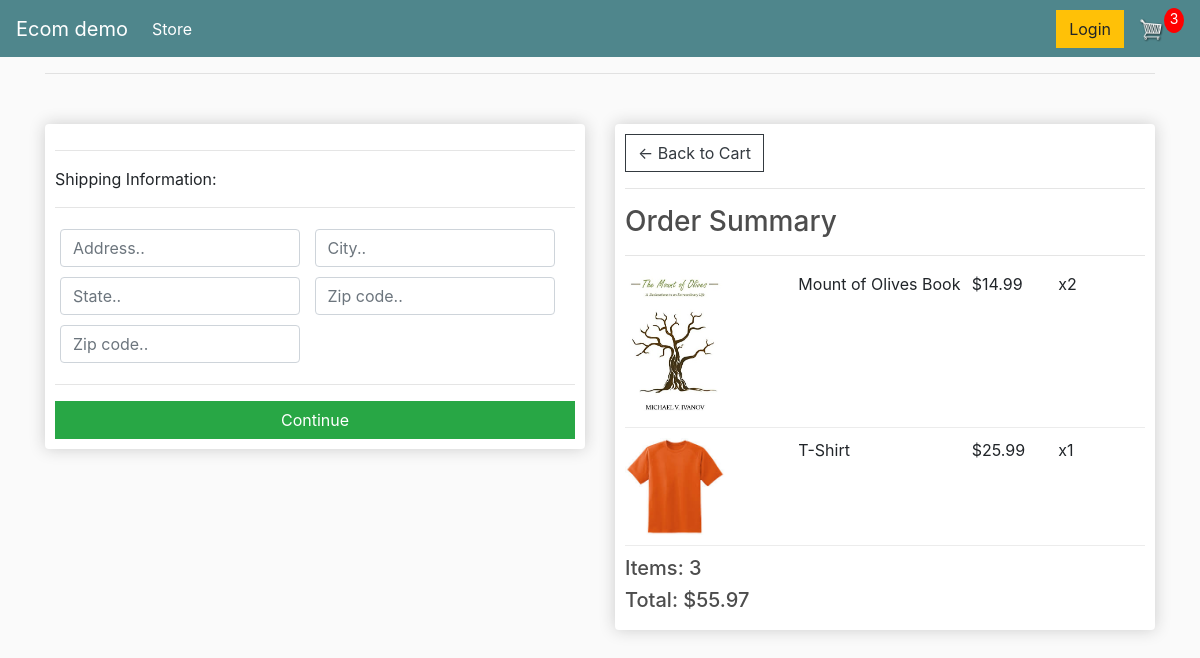
/checkout/ (signed in), run on an earlier commit of the app's database.
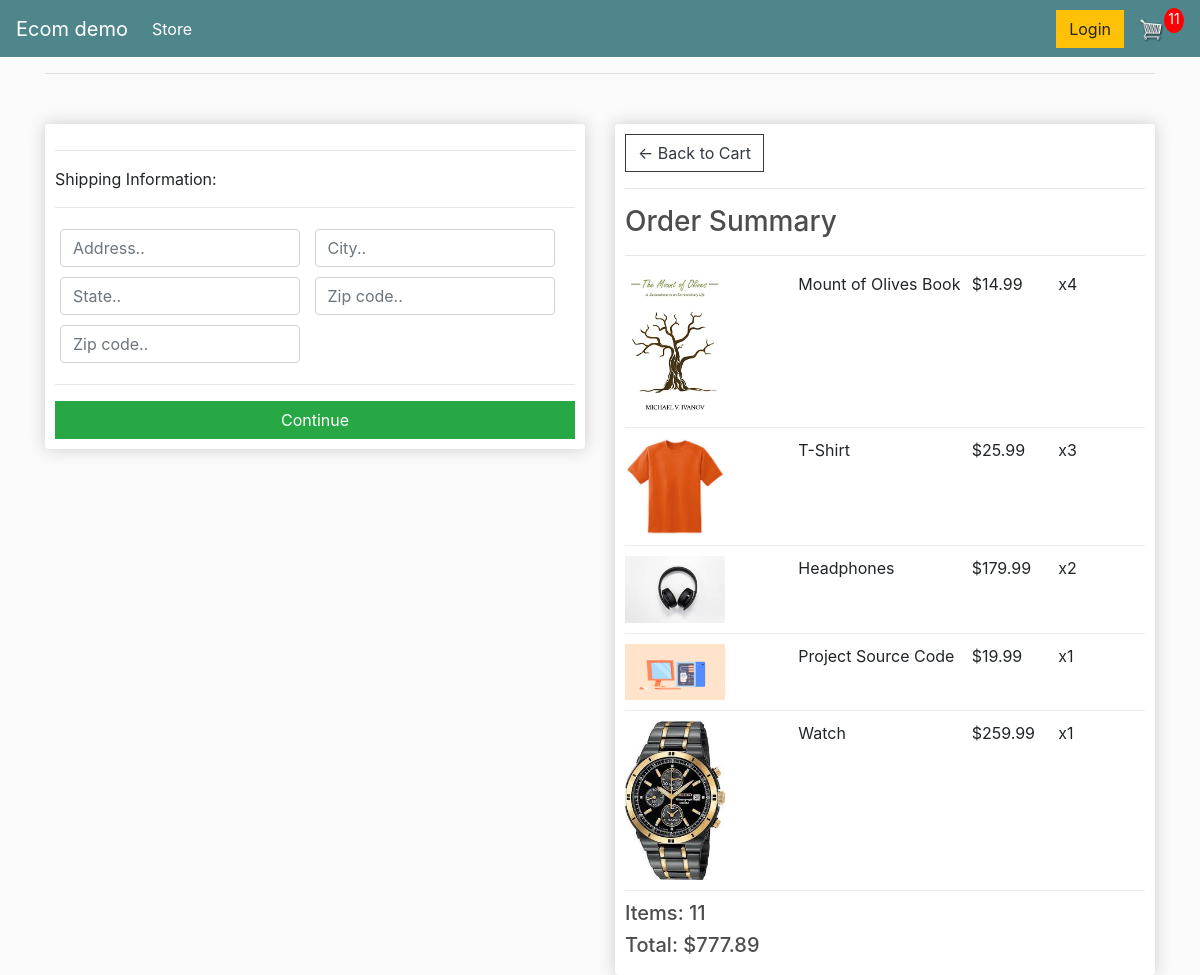
And on a later commit of the database.
### store/models.py (models this page shows, shortened)
class OrderItem(models.Model):
    product = models.ForeignKey(Product, on_delete = models.SET_NULL, blank = True, null = True)
    order = models.ForeignKey(Order, on_delete = models.SET_NULL, blank = True, null = True)
    quantity = models.IntegerField(default = 0, null = True, blank = True)
    date_added = models.DateTimeField(auto_now_add= True)
    @property
    def get_total(self):
        total = self.product.price * self.quantity
        return total

class Product(models.Model):
    name = models.CharField(max_length=200, null = True)
    price = models.FloatField()
    digital = models.BooleanField(default = False, null = True, blank = False)
    image = models.ImageField(null= True, blank = True)
    @property
    def imageURL(self):
        try:
            url = self.image.url
        except:
            url = ''
        return url

class Order(models.Model):
    customer = models.ForeignKey(Customer, on_delete = models.SET_NULL, blank = True, null = True)
    date_orderd = models.DateTimeField(auto_now_add= True)
    complete = models.BooleanField(default = False, null = True, blank = False)
    transaction_id = models.CharField(max_length=200, null = True)
    @property
    def get_cart_total(self):
        orderitems = self.orderitem_set.all()
        total = sum([item.get_total for item in orderitems])
        return total
    @property
    def get_cart_items(self):
        orderitems = self.orderitem_set.all()
        total = sum([item.quantity for item in orderitems])
        return total
    @property
    def shipping(self):
        shipping = False
        orderitems = self.orderitem_set.all()
        for i in orderitems:
            if i.product.digital == False:
                    shipping = True
        return shipping

### store/views.py (the view)
# urls.py: path('checkout/', views.checkout, name="checkout"),
def checkout(request):
	if request.user.is_authenticated:
		customer = request.user.customer
		order, created = Order.objects.get_or_create(customer=customer, complete=False)
		items = order.orderitem_set.all()
		cartItems = order.get_cart_items
	else:
		items = []
		order = {'get_cart_total':0, 'get_cart_items':0, 'shipping':False}
		cartItems = order['get_cart_items']
	context = {'items':items, 'order':order, 'cartItems':cartItems}
	return render(request, 'store/checkout.html', context)

### store/templates/store/checkout.html (shortened to what this page needs)
{% extends 'store/main.html' %}
{% load static %}
{% block content %}
     <div class="row">
		<div class="col-lg-6">
			<div class="box-element" id="form-wrapper">
				<form id="form">
					<div id="shipping-info">
						<hr>
						<p>Shipping Information:</p>
						<hr>
						<div class="form-field">
							<input class="form-control" type="text" name="address" placeholder="Address..">
						</div>
						<div class="form-field">
							<input class="form-control" type="text" name="city" placeholder="City..">
						</div>
						<div class="form-field">
							<input class="form-control" type="text" name="state" placeholder="State..">
						</div>
						<div class="form-field">
							<input class="form-control" type="text" name="zipcode" placeholder="Zip code..">
						</div>
						<div class="form-field">
							<input class="form-control" type="text" name="country" placeholder="Zip code..">
						</div>
					</div>
					<hr>
					<input id="form-button" class="btn btn-success btn-block" type="submit" value="Continue">
				</form>
			</div>
			<br>
		</div>
		<div class="col-lg-6">
			<div class="box-element">
				<a  class="btn btn-outline-dark" href="{% url 'cart' %}">&#x2190; Back to Cart</a>
				<hr>
				<h3>Order Summary</h3>
				<hr>
				{% for item in items %}
				<div class="cart-row">
					<div style="flex:2"><img class="row-image" src="{{item.product.imageURL}}"></div>
					<div style="flex:2"><p>{{item.product.name}}</p></div>
					<div style="flex:1"><p>${{item.product.price|floatformat:2}}</p></div>
					<div style="flex:1"><p>x{{item.quantity}}</p></div>
				</div>
				{% endfor %}
				<h5>Items:   {{order.get_cart_items}}</h5>
				<h5>Total:   ${{order.get_cart_total|floatformat:2}}</h5>
			</div>
		</div>
	</div>
{% endblock content %}

What changed in the data, as far as the page shows it:
changed OrderItem "Mount of Olives Book": quantity "2" → "4"
changed OrderItem "T-Shirt": quantity "1" → "3"
added OrderItem: product.imageURL (picture), product.name "Headphones", product.price "179.99", quantity "2"
added OrderItem: product.imageURL (picture), product.name "Project Source Code", product.price "19.99", quantity "1"
added OrderItem: product.imageURL (picture), product.name "Watch", product.price "259.99", quantity "1"
changed through a linked row, Order: get_cart_items "3" → "11"; get_cart_total "55.97" → "777.89"
Also different on the page:
{{ cartItems }}: "3" → "11"
